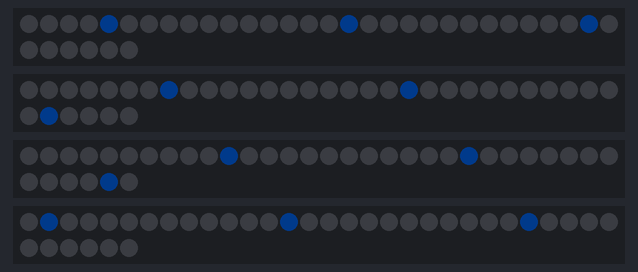
The sketch below on a simulated Arduino Uno, built with avr-gcc and run on an emulated ATmega328P. On the bench: 4 × 36 RGB LEDs in strip order, left to right, continuing on the next row. Dim RGB values are drawn brighter than linear; random numbers use the default seed unless the sketch sets one.

Above: at 0.45 s.
At 20.09 s:
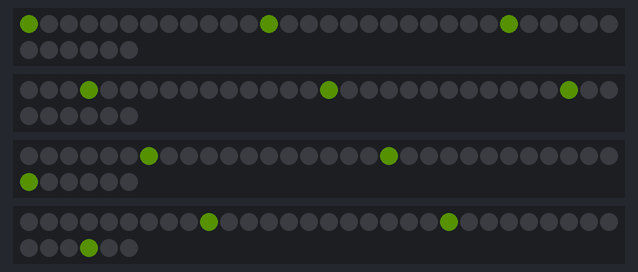
At 39.73 s:
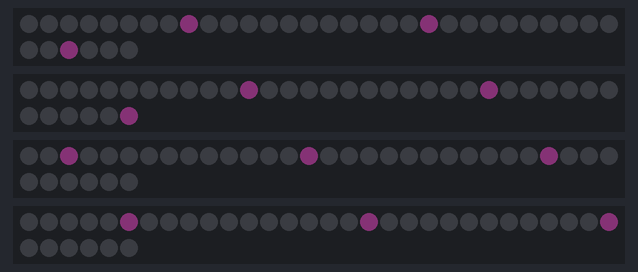

The sketch:

LEDCodeEverlastingSpiral.ino
```cpp
#include <Arduino.h>
#define FASTLED_INTERNAL //supppresses notifications from FASTLED
#include <FastLED.h>

//define some basic setup terms for FASTLED
#define NUM_LEDS 36 //number of leds in the strip
#define LED_PIN_LEAD 4 // pin number for data transmission line 1
#define LED_PIN_SECOND 5 // pin number for data transmission line 2
#define LED_PIN_THIRD 6 // pin number for data transmission line 3
#define LED_PIN_FOURTH 7 // pin number for data transmission line 4

/*******************
**Global Variables**
*******************/
// initialize 4 arrays of GRB LED pixel objects, and turn them all off
CRGB leadStrip[NUM_LEDS] = {0};
CRGB secondStrip[NUM_LEDS] = {0};
CRGB thirdStrip[NUM_LEDS] = {0};
CRGB fourthStrip[NUM_LEDS] = {0};

boolean nextColor = true;
int randomNumber1, randomNumber2, randomNumber3, randomNumber1A, randomNumber2A, randomNumber3A;

/*****************
**Program Begins**
*****************/
void setup()
{
  Serial.begin(115200);//set the serial transmission rate to 115200 bauds

  //generate a pseudo-random seed from analog pin 0, which is unused in this case
  randomSeed(analogRead(A0));
  //generate 3 initial random RGB values
  randomNumber1 = random(0, 256);
  randomNumber2 = random(0, 256);
  randomNumber3 = random(0, 256);

  pinMode(LED_PIN_LEAD, OUTPUT);
  pinMode(LED_PIN_SECOND, OUTPUT);
  pinMode(LED_PIN_THIRD, OUTPUT);
  pinMode(LED_PIN_FOURTH, OUTPUT);

  //initialize the FastLED Library
  FastLED.addLeds<WS2812B, LED_PIN_LEAD, GRB>(leadStrip, NUM_LEDS);//add previsouly defined LED objects to the FastLED Library
  FastLED.addLeds<WS2812B, LED_PIN_SECOND, GRB>(secondStrip, NUM_LEDS);//add previsouly defined LED objects to the FastLED Library
  FastLED.addLeds<WS2812B, LED_PIN_THIRD, GRB>(thirdStrip, NUM_LEDS);//add previsouly defined LED objects to the FastLED Library
  FastLED.addLeds<WS2812B, LED_PIN_FOURTH, GRB>(fourthStrip, NUM_LEDS);//add previsouly defined LED objects to the FastLED Library

  FastLED.setBrightness(25);

  delay(5);//just a small delay to get the micros() to a safely positive number.
}//end of setup()


void loop()
{
  for(int i = NUM_LEDS - 1; i >= 0; i--)//moves the LED's one position up every time it runs
  {
    if(nextColor == true)//if the smooth transition is completed, generate a new random color and
    {
      randomNumber1A = random(0, 256);
      randomNumber2A = random(0, 256);
      randomNumber3A = random(0, 256);
      nextColor = false;
    }
    else if(i%4 == 0)//allows for a smooth transition to another color;
    {
      nextColor = true;//always assume that the transition is completed, until proven otherwise below
      if(randomNumber1 < randomNumber1A)
      {
        randomNumber1++;
        nextColor = false;
      }
      else if(randomNumber1 > randomNumber1A)
      {
        randomNumber1--;
        nextColor = false;
      }
      if(randomNumber2 < randomNumber2A)
      {
        randomNumber2++;
        nextColor = false;
      }
      else if(randomNumber2 > randomNumber2A)
      {
        randomNumber2--;
        nextColor = false;
      }
      if(randomNumber3 < randomNumber3A)
      {
        randomNumber3++;
        nextColor = false;
      }
      else if(randomNumber3 > randomNumber3A)
      {
        randomNumber3--;
        nextColor = false;
      }
    }
    for(int j = 0; j < NUM_LEDS; j += 12)//spaces out the LED's by a value of "j +=" every time it runs
    {
      leadStrip[(i + j) % 36] = CRGB(randomNumber1, randomNumber2, randomNumber3);
    }
    for(int j = 3; j < NUM_LEDS; j += 12)//different j values allow for a staggering effect, hence the spiral
    {
      secondStrip[(i + j) % 36] = CRGB(randomNumber1, randomNumber2, randomNumber3);
    }
    for(int j = 6; j < NUM_LEDS; j += 12)
    {
      thirdStrip[(i + j) % 36] = CRGB(randomNumber1, randomNumber2, randomNumber3);
    }
    for(int j = 9; j < NUM_LEDS; j += 12)
    {
      fourthStrip[(i + j) % 36] = CRGB(randomNumber1, randomNumber2, randomNumber3);
    }//end of j for loop[s]

    FastLED.show();
    delay(3);
    FastLED.clear();
  }//end of i for loop
}//end of loop() aka main()
```
